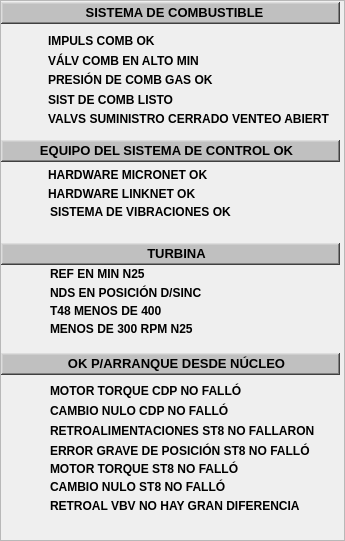
  <widget class="QFrame" name="frame_8">
   <property name="geometry">
    <rect>
     <x>513</x>
     <y>80</y>
     <width>345</width>
     <height>541</height>
    </rect>
   </property>
   <property name="styleSheet">
    <string notr="true">background-color: none;</string>
   </property>
   <property name="frameShape">
    <enum>QFrame::StyledPanel</enum>
   </property>
   <property name="frameShadow">
    <enum>QFrame::Plain</enum>
   </property>
   <property name="midLineWidth">
    <number>0</number>
   </property>
   <widget class="QLabel" name="lbTexto_51">
    <property name="geometry">
     <rect>
      <x>48</x>
      <y>30</y>
      <width>281</width>
      <height>21</height>
     </rect>
    </property>
    <property name="font">
     <font>
      <pointsize>9</pointsize>
      <weight>75</weight>
      <bold>true</bold>
     </font>
    </property>
    <property name="styleSheet">
     <string notr="true">background-color: rgba(255, 255, 255, 0);</string>
    </property>
    <property name="text">
     <string>IMPULS COMB OK</string>
    </property>
   </widget>
   <widget class="QFrame" name="frTitulo_13">
    <property name="geometry">
     <rect>
      <x>1</x>
      <y>2</y>
      <width>339</width>
      <height>22</height>
     </rect>
    </property>
    <property name="styleSheet">
     <string notr="true">background-color: rgb(192, 192, 192);</string>
    </property>
    <property name="frameShape">
     <enum>QFrame::WinPanel</enum>
    </property>
    <property name="frameShadow">
     <enum>QFrame::Raised</enum>
    </property>
    <property name="lineWidth">
     <number>2</number>
    </property>
    <property name="midLineWidth">
     <number>0</number>
    </property>
    <widget class="QLabel" name="lbTexto_52">
     <property name="geometry">
      <rect>
       <x>18</x>
       <y>0</y>
       <width>311</width>
       <height>21</height>
      </rect>
     </property>
     <property name="font">
      <font>
       <pointsize>10</pointsize>
       <weight>75</weight>
       <bold>true</bold>
      </font>
     </property>
     <property name="styleSheet">
      <string notr="true">background-color: rgba(185, 138, 255, 0);</string>
     </property>
     <property name="text">
      <string>SISTEMA DE COMBUSTIBLE</string>
     </property>
     <property name="alignment">
      <set>Qt::AlignCenter</set>
     </property>
    </widget>
   </widget>
   <widget class="AWMultiObject" name="aLet_47">
    <property name="geometry">
     <rect>
      <x>18</x>
      <y>29</y>
      <width>26</width>
      <height>26</height>
     </rect>
    </property>
    <property name="ElementType">
     <enum>AWMultiObject::CIRLED</enum>
    </property>
    <property name="OnColor">
     <enum>AWMultiObject::Grey</enum>
    </property>
    <property name="OffColor">
     <enum>AWMultiObject::Green</enum>
    </property>
   </widget>
   <widget class="QLabel" name="lbTexto_53">
    <property name="geometry">
     <rect>
      <x>48</x>
      <y>50</y>
      <width>281</width>
      <height>21</height>
     </rect>
    </property>
    <property name="font">
     <font>
      <pointsize>9</pointsize>
      <weight>75</weight>
      <bold>true</bold>
     </font>
    </property>
    <property name="styleSheet">
     <string notr="true">background-color: rgba(255, 255, 255, 0);</string>
    </property>
    <property name="text">
     <string>VÁLV COMB EN ALTO MIN</string>
    </property>
   </widget>
   <widget class="AWMultiObject" name="aLet_48">
    <property name="geometry">
     <rect>
      <x>18</x>
      <y>50</y>
      <width>26</width>
      <height>26</height>
     </rect>
    </property>
    <property name="ElementType">
     <enum>AWMultiObject::CIRLED</enum>
    </property>
    <property name="OnColor">
     <enum>AWMultiObject::Grey</enum>
    </property>
    <property name="OffColor">
     <enum>AWMultiObject::Green</enum>
    </property>
   </widget>
   <widget class="AWMultiObject" name="aLet_49">
    <property name="geometry">
     <rect>
      <x>18</x>
      <y>70</y>
      <width>26</width>
      <height>26</height>
     </rect>
    </property>
    <property name="ElementType">
     <enum>AWMultiObject::CIRLED</enum>
    </property>
    <property name="OnColor">
     <enum>AWMultiObject::Grey</enum>
    </property>
    <property name="OffColor">
     <enum>AWMultiObject::Green</enum>
    </property>
   </widget>
   <widget class="QLabel" name="lbTexto_54">
    <property name="geometry">
     <rect>
      <x>48</x>
      <y>69</y>
      <width>281</width>
      <height>21</height>
     </rect>
    </property>
    <property name="font">
     <font>
      <pointsize>9</pointsize>
      <weight>75</weight>
      <bold>true</bold>
     </font>
    </property>
    <property name="styleSheet">
     <string notr="true">background-color: rgba(255, 255, 255, 0);</string>
    </property>
    <property name="text">
     <string>PRESIÓN DE COMB GAS OK</string>
    </property>
   </widget>
   <widget class="QLabel" name="lbTexto_55">
    <property name="geometry">
     <rect>
      <x>48</x>
      <y>89</y>
      <width>281</width>
      <height>21</height>
     </rect>
    </property>
    <property name="font">
     <font>
      <pointsize>9</pointsize>
      <weight>75</weight>
      <bold>true</bold>
     </font>
    </property>
    <property name="styleSheet">
     <string notr="true">background-color: rgba(255, 255, 255, 0);</string>
    </property>
    <property name="text">
     <string>SIST DE COMB LISTO</string>
    </property>
   </widget>
   <widget class="AWMultiObject" name="aLet_50">
    <property name="geometry">
     <rect>
      <x>18</x>
      <y>88</y>
      <width>26</width>
      <height>26</height>
     </rect>
    </property>
    <property name="ElementType">
     <enum>AWMultiObject::CIRLED</enum>
    </property>
    <property name="OnColor">
     <enum>AWMultiObject::Grey</enum>
    </property>
    <property name="OffColor">
     <enum>AWMultiObject::Green</enum>
    </property>
   </widget>
   <widget class="QLabel" name="lbTexto_56">
    <property name="geometry">
     <rect>
      <x>48</x>
      <y>108</y>
      <width>281</width>
      <height>21</height>
     </rect>
    </property>
    <property name="font">
     <font>
      <pointsize>9</pointsize>
      <weight>75</weight>
      <bold>true</bold>
     </font>
    </property>
    <property name="styleSheet">
     <string notr="true">background-color: rgba(255, 255, 255, 0);</string>
    </property>
    <property name="text">
     <string>VALVS SUMINISTRO CERRADO VENTEO ABIERTO</string>
    </property>
   </widget>
   <widget class="AWMultiObject" name="aLet_51">
    <property name="geometry">
     <rect>
      <x>18</x>
      <y>107</y>
      <width>26</width>
      <height>26</height>
     </rect>
    </property>
    <property name="ElementType">
     <enum>AWMultiObject::CIRLED</enum>
    </property>
    <property name="OnColor">
     <enum>AWMultiObject::Grey</enum>
    </property>
    <property name="OffColor">
     <enum>AWMultiObject::Green</enum>
    </property>
   </widget>
   <widget class="AWMultiObject" name="aLet_52">
    <property name="geometry">
     <rect>
      <x>18</x>
      <y>162</y>
      <width>26</width>
      <height>26</height>
     </rect>
    </property>
    <property name="ElementType">
     <enum>AWMultiObject::CIRLED</enum>
    </property>
    <property name="OnColor">
     <enum>AWMultiObject::Grey</enum>
    </property>
    <property name="OffColor">
     <enum>AWMultiObject::Green</enum>
    </property>
   </widget>
   <widget class="QLabel" name="lbTexto_57">
    <property name="geometry">
     <rect>
      <x>48</x>
      <y>164</y>
      <width>281</width>
      <height>21</height>
     </rect>
    </property>
    <property name="font">
     <font>
      <pointsize>9</pointsize>
      <weight>75</weight>
      <bold>true</bold>
     </font>
    </property>
    <property name="styleSheet">
     <string notr="true">background-color: rgba(255, 255, 255, 0);</string>
    </property>
    <property name="text">
     <string>HARDWARE MICRONET OK</string>
    </property>
   </widget>
   <widget class="AWMultiObject" name="aLet_53">
    <property name="geometry">
     <rect>
      <x>18</x>
      <y>180</y>
      <width>26</width>
      <height>26</height>
     </rect>
    </property>
    <property name="ElementType">
     <enum>AWMultiObject::CIRLED</enum>
    </property>
    <property name="OnColor">
     <enum>AWMultiObject::Grey</enum>
    </property>
    <property name="OffColor">
     <enum>AWMultiObject::Green</enum>
    </property>
   </widget>
   <widget class="QLabel" name="lbTexto_58">
    <property name="geometry">
     <rect>
      <x>48</x>
      <y>183</y>
      <width>281</width>
      <height>21</height>
     </rect>
    </property>
    <property name="font">
     <font>
      <pointsize>9</pointsize>
      <weight>75</weight>
      <bold>true</bold>
     </font>
    </property>
    <property name="styleSheet">
     <string notr="true">background-color: rgba(255, 255, 255, 0);</string>
    </property>
    <property name="text">
     <string>HARDWARE LINKNET OK</string>
    </property>
   </widget>
   <widget class="AWMultiObject" name="aLet_54">
    <property name="geometry">
     <rect>
      <x>18</x>
      <y>198</y>
      <width>26</width>
      <height>26</height>
     </rect>
    </property>
    <property name="ElementType">
     <enum>AWMultiObject::CIRLED</enum>
    </property>
    <property name="OnColor">
     <enum>AWMultiObject::Grey</enum>
    </property>
    <property name="OffColor">
     <enum>AWMultiObject::Green</enum>
    </property>
   </widget>
   <widget class="QLabel" name="lbTexto_59">
    <property name="geometry">
     <rect>
      <x>50</x>
      <y>201</y>
      <width>281</width>
      <height>21</height>
     </rect>
    </property>
    <property name="font">
     <font>
      <pointsize>9</pointsize>
      <weight>75</weight>
      <bold>true</bold>
     </font>
    </property>
    <property name="styleSheet">
     <string notr="true">background-color: rgba(255, 255, 255, 0);</string>
    </property>
    <property name="text">
     <string>SISTEMA DE VIBRACIONES OK</string>
    </property>
   </widget>
   <widget class="AWMultiObject" name="aLet_55">
    <property name="geometry">
     <rect>
      <x>18</x>
      <y>262</y>
      <width>26</width>
      <height>26</height>
     </rect>
    </property>
    <property name="ElementType">
     <enum>AWMultiObject::CIRLED</enum>
    </property>
    <property name="OnColor">
     <enum>AWMultiObject::Grey</enum>
    </property>
    <property name="OffColor">
     <enum>AWMultiObject::Green</enum>
    </property>
   </widget>
   <widget class="QLabel" name="lbTexto_60">
    <property name="geometry">
     <rect>
      <x>50</x>
      <y>263</y>
      <width>281</width>
      <height>21</height>
     </rect>
    </property>
    <property name="font">
     <font>
      <pointsize>9</pointsize>
      <weight>75</weight>
      <bold>true</bold>
     </font>
    </property>
    <property name="styleSheet">
     <string notr="true">background-color: rgba(255, 255, 255, 0);</string>
    </property>
    <property name="text">
     <string>REF EN MIN N25</string>
    </property>
   </widget>
   <widget class="QLabel" name="lbTexto_61">
    <property name="geometry">
     <rect>
      <x>50</x>
      <y>282</y>
      <width>281</width>
      <height>21</height>
     </rect>
    </property>
    <property name="font">
     <font>
      <pointsize>9</pointsize>
      <weight>75</weight>
      <bold>true</bold>
     </font>
    </property>
    <property name="styleSheet">
     <string notr="true">background-color: rgba(255, 255, 255, 0);</string>
    </property>
    <property name="text">
     <string>NDS EN POSICIÓN D/SINC</string>
    </property>
   </widget>
   <widget class="AWMultiObject" name="aLet_56">
    <property name="geometry">
     <rect>
      <x>18</x>
      <y>280</y>
      <width>26</width>
      <height>26</height>
     </rect>
    </property>
    <property name="ElementType">
     <enum>AWMultiObject::CIRLED</enum>
    </property>
    <property name="OnColor">
     <enum>AWMultiObject::Grey</enum>
    </property>
    <property name="OffColor">
     <enum>AWMultiObject::Green</enum>
    </property>
   </widget>
   <widget class="AWMultiObject" name="aLet_57">
    <property name="geometry">
     <rect>
      <x>18</x>
      <y>298</y>
      <width>26</width>
      <height>26</height>
     </rect>
    </property>
    <property name="ElementType">
     <enum>AWMultiObject::CIRLED</enum>
    </property>
    <property name="OnColor">
     <enum>AWMultiObject::Grey</enum>
    </property>
    <property name="OffColor">
     <enum>AWMultiObject::Green</enum>
    </property>
   </widget>
   <widget class="QLabel" name="lbTexto_62">
    <property name="geometry">
     <rect>
      <x>50</x>
      <y>300</y>
      <width>281</width>
      <height>21</height>
     </rect>
    </property>
    <property name="font">
     <font>
      <pointsize>9</pointsize>
      <weight>75</weight>
      <bold>true</bold>
     </font>
    </property>
    <property name="styleSheet">
     <string notr="true">background-color: rgba(255, 255, 255, 0);</string>
    </property>
    <property name="text">
     <string>T48 MENOS DE 400</string>
    </property>
   </widget>
   <widget class="AWMultiObject" name="aLet_58">
    <property name="geometry">
     <rect>
      <x>18</x>
      <y>316</y>
      <width>26</width>
      <height>26</height>
     </rect>
    </property>
    <property name="ElementType">
     <enum>AWMultiObject::CIRLED</enum>
    </property>
    <property name="OnColor">
     <enum>AWMultiObject::Grey</enum>
    </property>
    <property name="OffColor">
     <enum>AWMultiObject::Green</enum>
    </property>
   </widget>
   <widget class="QLabel" name="lbTexto_63">
    <property name="geometry">
     <rect>
      <x>50</x>
      <y>318</y>
      <width>281</width>
      <height>21</height>
     </rect>
    </property>
    <property name="font">
     <font>
      <pointsize>9</pointsize>
      <weight>75</weight>
      <bold>true</bold>
     </font>
    </property>
    <property name="styleSheet">
     <string notr="true">background-color: rgba(255, 255, 255, 0);</string>
    </property>
    <property name="text">
     <string>MENOS DE 300 RPM N25</string>
    </property>
   </widget>
   <widget class="AWMultiObject" name="aLet_59">
    <property name="geometry">
     <rect>
      <x>18</x>
      <y>380</y>
      <width>26</width>
      <height>26</height>
     </rect>
    </property>
    <property name="ElementType">
     <enum>AWMultiObject::CIRLED</enum>
    </property>
    <property name="OnColor">
     <enum>AWMultiObject::Grey</enum>
    </property>
    <property name="OffColor">
     <enum>AWMultiObject::Green</enum>
    </property>
   </widget>
   <widget class="QLabel" name="lbTexto_64">
    <property name="geometry">
     <rect>
      <x>50</x>
      <y>380</y>
      <width>281</width>
      <height>21</height>
     </rect>
    </property>
    <property name="font">
     <font>
      <pointsize>9</pointsize>
      <weight>75</weight>
      <bold>true</bold>
     </font>
    </property>
    <property name="styleSheet">
     <string notr="true">background-color: rgba(255, 255, 255, 0);</string>
    </property>
    <property name="text">
     <string>MOTOR TORQUE CDP NO FALLÓ</string>
    </property>
   </widget>
   <widget class="AWMultiObject" name="aLet_60">
    <property name="geometry">
     <rect>
      <x>18</x>
      <y>400</y>
      <width>26</width>
      <height>26</height>
     </rect>
    </property>
    <property name="ElementType">
     <enum>AWMultiObject::CIRLED</enum>
    </property>
    <property name="OnColor">
     <enum>AWMultiObject::Grey</enum>
    </property>
    <property name="OffColor">
     <enum>AWMultiObject::Green</enum>
    </property>
   </widget>
   <widget class="QLabel" name="lbTexto_65">
    <property name="geometry">
     <rect>
      <x>50</x>
      <y>400</y>
      <width>281</width>
      <height>21</height>
     </rect>
    </property>
    <property name="font">
     <font>
      <pointsize>9</pointsize>
      <weight>75</weight>
      <bold>true</bold>
     </font>
    </property>
    <property name="styleSheet">
     <string notr="true">background-color: rgba(255, 255, 255, 0);</string>
    </property>
    <property name="text">
     <string>CAMBIO NULO CDP NO FALLÓ</string>
    </property>
   </widget>
   <widget class="AWMultiObject" name="aLet_61">
    <property name="geometry">
     <rect>
      <x>18</x>
      <y>420</y>
      <width>26</width>
      <height>26</height>
     </rect>
    </property>
    <property name="ElementType">
     <enum>AWMultiObject::CIRLED</enum>
    </property>
    <property name="OnColor">
     <enum>AWMultiObject::Grey</enum>
    </property>
    <property name="OffColor">
     <enum>AWMultiObject::Green</enum>
    </property>
   </widget>
   <widget class="QLabel" name="lbTexto_66">
    <property name="geometry">
     <rect>
      <x>50</x>
      <y>420</y>
      <width>281</width>
      <height>21</height>
     </rect>
    </property>
    <property name="font">
     <font>
      <pointsize>9</pointsize>
      <weight>75</weight>
      <bold>true</bold>
     </font>
    </property>
    <property name="styleSheet">
     <string notr="true">background-color: rgba(255, 255, 255, 0);</string>
    </property>
    <property name="text">
     <string>RETROALIMENTACIONES ST8 NO FALLARON</string>
    </property>
   </widget>
   <widget class="AWMultiObject" name="aLet_62">
    <property name="geometry">
     <rect>
      <x>18</x>
      <y>438</y>
      <width>26</width>
      <height>26</height>
     </rect>
    </property>
    <property name="ElementType">
     <enum>AWMultiObject::CIRLED</enum>
    </property>
    <property name="OnColor">
     <enum>AWMultiObject::Grey</enum>
    </property>
    <property name="OffColor">
     <enum>AWMultiObject::Green</enum>
    </property>
   </widget>
   <widget class="QLabel" name="lbTexto_68">
    <property name="geometry">
     <rect>
      <x>50</x>
      <y>440</y>
      <width>281</width>
      <height>21</height>
     </rect>
    </property>
    <property name="font">
     <font>
      <pointsize>9</pointsize>
      <weight>75</weight>
      <bold>true</bold>
     </font>
    </property>
    <property name="styleSheet">
     <string notr="true">background-color: rgba(255, 255, 255, 0);</string>
    </property>
    <property name="text">
     <string>ERROR GRAVE DE POSICIÓN ST8 NO FALLÓ</string>
    </property>
   </widget>
   <widget class="AWMultiObject" name="aLet_63">
    <property name="geometry">
     <rect>
      <x>18</x>
      <y>456</y>
      <width>26</width>
      <height>26</height>
     </rect>
    </property>
    <property name="ElementType">
     <enum>AWMultiObject::CIRLED</enum>
    </property>
    <property name="OnColor">
     <enum>AWMultiObject::Grey</enum>
    </property>
    <property name="OffColor">
     <enum>AWMultiObject::Green</enum>
    </property>
   </widget>
   <widget class="QLabel" name="lbTexto_69">
    <property name="geometry">
     <rect>
      <x>50</x>
      <y>458</y>
      <width>281</width>
      <height>21</height>
     </rect>
    </property>
    <property name="font">
     <font>
      <pointsize>9</pointsize>
      <weight>75</weight>
      <bold>true</bold>
     </font>
    </property>
    <property name="styleSheet">
     <string notr="true">background-color: rgba(255, 255, 255, 0);</string>
    </property>
    <property name="text">
     <string>MOTOR TORQUE ST8 NO FALLÓ</string>
    </property>
   </widget>
   <widget class="AWMultiObject" name="aLet_64">
    <property name="geometry">
     <rect>
      <x>18</x>
      <y>475</y>
      <width>26</width>
      <height>26</height>
     </rect>
    </property>
    <property name="ElementType">
     <enum>AWMultiObject::CIRLED</enum>
    </property>
    <property name="OnColor">
     <enum>AWMultiObject::Grey</enum>
    </property>
    <property name="OffColor">
     <enum>AWMultiObject::Green</enum>
    </property>
   </widget>
   <widget class="QLabel" name="lbTexto_70">
    <property name="geometry">
     <rect>
      <x>50</x>
      <y>476</y>
      <width>281</width>
      <height>21</height>
     </rect>
    </property>
    <property name="font">
     <font>
      <pointsize>9</pointsize>
      <weight>75</weight>
      <bold>true</bold>
     </font>
    </property>
    <property name="styleSheet">
     <string notr="true">background-color: rgba(255, 255, 255, 0);</string>
    </property>
    <property name="text">
     <string>CAMBIO NULO ST8 NO FALLÓ</string>
    </property>
   </widget>
   <widget class="QLabel" name="lbTexto_71">
    <property name="geometry">
     <rect>
      <x>50</x>
      <y>495</y>
      <width>281</width>
      <height>21</height>
     </rect>
    </property>
    <property name="font">
     <font>
      <pointsize>9</pointsize>
      <weight>75</weight>
      <bold>true</bold>
     </font>
    </property>
    <property name="styleSheet">
     <string notr="true">background-color: rgba(255, 255, 255, 0);</string>
    </property>
    <property name="text">
     <string>RETROAL VBV NO HAY GRAN DIFERENCIA</string>
    </property>
   </widget>
   <widget class="AWMultiObject" name="aLet_65">
    <property name="geometry">
     <rect>
      <x>18</x>
      <y>495</y>
      <width>26</width>
      <height>26</height>
     </rect>
    </property>
    <property name="ElementType">
     <enum>AWMultiObject::CIRLED</enum>
    </property>
    <property name="OnColor">
     <enum>AWMultiObject::Grey</enum>
    </property>
    <property name="OffColor">
     <enum>AWMultiObject::Green</enum>
    </property>
   </widget>
   <widget class="QFrame" name="frTitulo_20">
    <property name="geometry">
     <rect>
      <x>1</x>
      <y>140</y>
      <width>339</width>
      <height>22</height>
     </rect>
    </property>
    <property name="styleSheet">
     <string notr="true">background-color: rgb(192, 192, 192);</string>
    </property>
    <property name="frameShape">
     <enum>QFrame::WinPanel</enum>
    </property>
    <property name="frameShadow">
     <enum>QFrame::Raised</enum>
    </property>
    <property name="lineWidth">
     <number>2</number>
    </property>
    <property name="midLineWidth">
     <number>0</number>
    </property>
    <widget class="QLabel" name="lbTexto_67">
     <property name="geometry">
      <rect>
       <x>10</x>
       <y>0</y>
       <width>311</width>
       <height>21</height>
      </rect>
     </property>
     <property name="font">
      <font>
       <pointsize>10</pointsize>
       <weight>75</weight>
       <bold>true</bold>
      </font>
     </property>
     <property name="styleSheet">
      <string notr="true">background-color: rgba(185, 138, 255, 0);</string>
     </property>
     <property name="text">
      <string>EQUIPO DEL SISTEMA DE CONTROL OK</string>
     </property>
     <property name="alignment">
      <set>Qt::AlignCenter</set>
     </property>
    </widget>
   </widget>
   <widget class="QFrame" name="frTitulo_21">
    <property name="geometry">
     <rect>
      <x>1</x>
      <y>243</y>
      <width>339</width>
      <height>22</height>
     </rect>
    </property>
    <property name="styleSheet">
     <string notr="true">background-color: rgb(192, 192, 192);</string>
    </property>
    <property name="frameShape">
     <enum>QFrame::WinPanel</enum>
    </property>
    <property name="frameShadow">
     <enum>QFrame::Raised</enum>
    </property>
    <property name="lineWidth">
     <number>2</number>
    </property>
    <property name="midLineWidth">
     <number>0</number>
    </property>
    <widget class="QLabel" name="lbTexto_77">
     <property name="geometry">
      <rect>
       <x>20</x>
       <y>0</y>
       <width>311</width>
       <height>21</height>
      </rect>
     </property>
     <property name="font">
      <font>
       <pointsize>10</pointsize>
       <weight>75</weight>
       <bold>true</bold>
      </font>
     </property>
     <property name="styleSheet">
      <string notr="true">background-color: rgba(185, 138, 255, 0);</string>
     </property>
     <property name="text">
      <string>TURBINA</string>
     </property>
     <property name="alignment">
      <set>Qt::AlignCenter</set>
     </property>
    </widget>
   </widget>
   <widget class="QFrame" name="frTitulo_22">
    <property name="geometry">
     <rect>
      <x>1</x>
      <y>353</y>
      <width>339</width>
      <height>22</height>
     </rect>
    </property>
    <property name="styleSheet">
     <string notr="true">background-color: rgb(192, 192, 192);</string>
    </property>
    <property name="frameShape">
     <enum>QFrame::WinPanel</enum>
    </property>
    <property name="frameShadow">
     <enum>QFrame::Raised</enum>
    </property>
    <property name="lineWidth">
     <number>2</number>
    </property>
    <property name="midLineWidth">
     <number>0</number>
    </property>
    <widget class="QLabel" name="lbTexto_79">
     <property name="geometry">
      <rect>
       <x>20</x>
       <y>0</y>
       <width>311</width>
       <height>21</height>
      </rect>
     </property>
     <property name="font">
      <font>
       <pointsize>10</pointsize>
       <weight>75</weight>
       <bold>true</bold>
      </font>
     </property>
     <property name="styleSheet">
      <string notr="true">background-color: rgba(185, 138, 255, 0);</string>
     </property>
     <property name="text">
      <string>OK P/ARRANQUE DESDE NÚCLEO</string>
     </property>
     <property name="alignment">
      <set>Qt::AlignCenter</set>
     </property>
    </widget>
   </widget>
  </widget>
